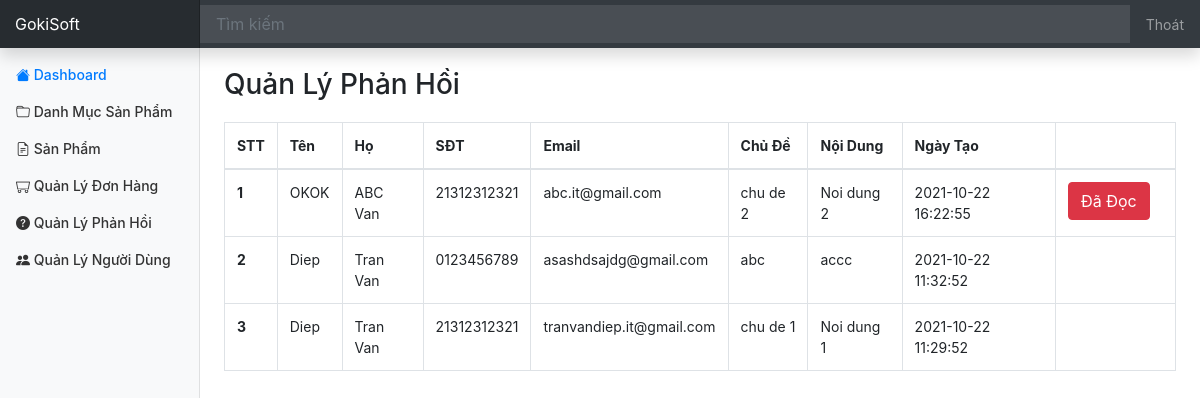
Before: /admin/feedback/index.php (signed in) with the older database file.
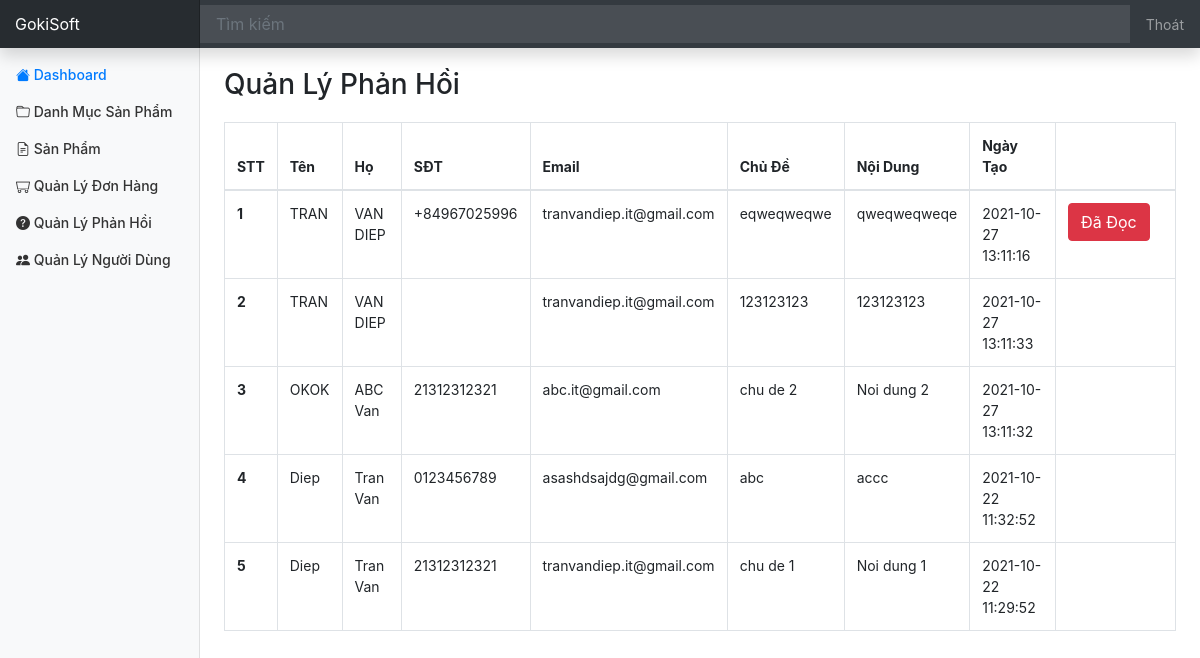
After: the same page with the newer database file.
### tables this page shows
CREATE TABLE `FeedBack` (
  `id` int(11) NOT NULL,
  `firstname` varchar(30) DEFAULT NULL,
  `lastname` varchar(30) DEFAULT NULL,
  `email` varchar(150) DEFAULT NULL,
  `phone_number` varchar(20) DEFAULT NULL,
  `subject_name` varchar(200) DEFAULT NULL,
  `note` varchar(500) DEFAULT NULL,
  `created_at` datetime DEFAULT NULL,
  `updated_at` datetime DEFAULT NULL,
  `status` int(11) DEFAULT 0
);

### database/dbhelper.php (called while the page is built, shortened)
<?php
function executeResult($sql, $isSingle = false) {
	$data = null;
	$conn = mysqli_connect(HOST, USERNAME, PASSWORD, DATABASE);
	mysqli_set_charset($conn, 'utf8');
	$resultset = mysqli_query($conn, $sql);
	if($isSingle) {
		$data = mysqli_fetch_array($resultset, 1);
	} else {
		$data = [];
		while(($row = mysqli_fetch_array($resultset, 1)) != null) {
			$data[] = $row;
		}
	}
	return $data;
}

### admin/feedback/index.php (the view, shortened to what this page needs)
<?php
	$baseUrl = '../';
	require_once('../layouts/header.php');
	$sql = "select * from Feedback order by status asc, updated_at desc";
	$data = executeResult($sql);
?>
<div class="row" style="margin-top: 20px;">
	<div class="col-md-12 table-responsive">
		<h3>Quản Lý Phản Hồi</h3>
		<table class="table table-bordered table-hover" style="margin-top: 20px;">
			<thead>
				<tr>
					<th>STT</th>
					<th>Tên</th>
					<th>Họ</th>
					<th>SĐT</th>
					<th>Email</th>
					<th>Chủ Đề</th>
					<th>Nội Dung</th>
					<th>Ngày Tạo</th>
					<th style="width: 120px"></th>
				</tr>
			</thead>
			<tbody>
<?php
	$index = 0;
	foreach($data as $item) {
		echo '<tr>
					<th>'.(++$index).'</th>
					<td>'.$item['firstname'].'</td>
					<td>'.$item['lastname'].'</td>
					<td>'.$item['phone_number'].'</td>
					<td>'.$item['email'].'</td>
					<td>'.$item['subject_name'].'</td>
					<td>'.$item['note'].'</td>
					<td>'.$item['updated_at'].'</td>
					<td style="width: 50px">';
		if($item['status'] == 0) {
			echo '<button onclick="markRead('.$item['id'].')" class="btn btn-danger">Đã Đọc</button>';
		}
		echo '</td>
				</tr>';
	}
?>
			</tbody>
		</table>
	</div>
</div>
<?php
	require_once('../layouts/footer.php');
?>

### admin/layouts/header.php (shortened to what this page needs)
<?php
  require_once($baseUrl.'../utils/utility.php');
  require_once($baseUrl.'../database/dbhelper.php');
?>
<!DOCTYPE html>
<html>
<head>
	<link rel="stylesheet" href="https://maxcdn.bootstrapcdn.com/bootstrap/4.4.1/css/bootstrap.min.css">
	<link rel="stylesheet" type="text/css" href="<?=$baseUrl?>../assets/css/dashboard.css">
	<link rel="stylesheet" href="https://cdn.jsdelivr.net/npm/bootstrap-icons@1.6.1/font/bootstrap-icons.css">
</head>
<body>
<nav class="navbar navbar-dark fixed-top bg-dark flex-md-nowrap p-0 shadow">
  <a class="navbar-brand col-sm-3 col-md-2 mr-0" href="#">GokiSoft</a>
  <input class="form-control form-control-dark w-100" type="text" placeholder="Tìm kiếm" aria-label="Search">
  <ul class="navbar-nav px-3">
    <li class="nav-item text-nowrap">
      <a class="nav-link" href="<?=$baseUrl?>authen/logout.php">Thoát</a>
    </li>
  </ul>
</nav>
<div class="container-fluid">
  <div class="row">
    <nav class="col-md-2 d-none d-md-block bg-light sidebar">
      <div class="sidebar-sticky">
        <ul class="nav flex-column">
          <li class="nav-item">
            <a class="nav-link active" href="<?=$baseUrl?>">
              <i class="bi bi-house-fill"></i>
              Dashboard
            </a>
          </li>
          <li class="nav-item">
            <a class="nav-link" href="<?=$baseUrl?>category">
              <i class="bi bi-folder"></i>
              Danh Mục Sản Phẩm
            </a>
          </li>
          <li class="nav-item">
            <a class="nav-link" href="<?=$baseUrl?>product">
              <i class="bi bi-file-earmark-text"></i>
              Sản Phẩm
            </a>
          </li>
          <li class="nav-item">
            <a class="nav-link" href="<?=$baseUrl?>order">
              <i class="bi bi-minecart"></i>
              Quản Lý Đơn Hàng
            </a>
          </li>
          <li class="nav-item">
            <a class="nav-link" href="<?=$baseUrl?>feedback">
              <i class="bi bi-question-circle-fill"></i>
              Quản Lý Phản Hồi
            </a>
          </li>
          <li class="nav-item">
            <a class="nav-link" href="<?=$baseUrl?>user">
              <i class="bi bi-people-fill"></i>
              Quản Lý Người Dùng
            </a>
          </li>
        </ul>
      </div>
    </nav>
    <main role="main" class="col-md-9 ml-sm-auto col-lg-10 px-4">

### admin/layouts/footer.php
    </main>
  </div>
</div>
</body>
</html>

### assets/css/dashboard.css (style rules this page uses)
body { font-size: .875rem; }
.sidebar { position: fixed; top: 0; bottom: 0; left: 0; z-index: 100; padding: 48px 0 0; box-shadow: inset -1px 0 0 rgba(0, 0, 0, .1); }
.sidebar-sticky { position: relative; top: 0; height: calc(100vh - 48px); padding-top: .5rem; overflow-x: hidden; overflow-y: auto; }
.sidebar .nav-link { font-weight: 500; color: #333; }
.sidebar .nav-link.active { color: #007bff; }
[role="main"] { padding-top: 48px; }
.navbar-brand { padding-top: .75rem; padding-bottom: .75rem; font-size: 1rem; background-color: rgba(0, 0, 0, .25); box-shadow: inset -1px 0 0 rgba(0, 0, 0, .25); }
.navbar .form-control { padding: .75rem 1rem; border-width: 0; border-radius: 0; }
.form-control-dark { color: #fff; background-color: rgba(255, 255, 255, .1); border-color: rgba(255, 255, 255, .1); }

Changed rows visible on the page:
added feedback: firstname "TRAN", lastname "VAN DIEP", phone_number "+84967025996", email "tranvandiep.it@gmail.com", subject_name "eqweqweqwe", note "qweqweqweqe", updated_at "2021-10-27 13:11:16"
added feedback: firstname "TRAN", lastname "VAN DIEP", email "tranvandiep.it@gmail.com", subject_name "123123123", note "123123123", updated_at "2021-10-27 13:11:33"
changed feedback "OKOK": updated_at "2021-10-22 16:22:55" → "2021-10-27 13:11:32"; no longer shows "Đã Đọc"
